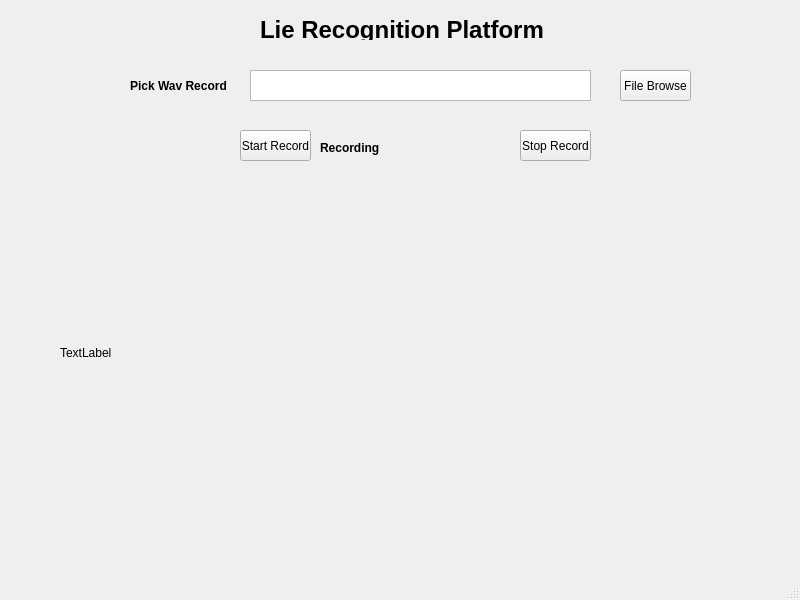
<?xml version="1.0" encoding="UTF-8"?>
<ui version="4.0">
 <class>MainWindow</class>
 <widget class="QMainWindow" name="MainWindow">
  <property name="geometry">
   <rect>
    <x>0</x>
    <y>0</y>
    <width>800</width>
    <height>600</height>
   </rect>
  </property>
  <property name="windowTitle">
   <string>LieRecognition</string>
  </property>
  <widget class="QWidget" name="centralwidget">
   <widget class="QPushButton" name="startRecordBtn">
    <property name="geometry">
     <rect>
      <x>240</x>
      <y>130</y>
      <width>71</width>
      <height>31</height>
     </rect>
    </property>
    <property name="text">
     <string>Start Record</string>
    </property>
   </widget>
   <widget class="QPushButton" name="stopRecordBtn">
    <property name="geometry">
     <rect>
      <x>520</x>
      <y>130</y>
      <width>71</width>
      <height>31</height>
     </rect>
    </property>
    <property name="text">
     <string>Stop Record</string>
    </property>
   </widget>
   <widget class="QLabel" name="label">
    <property name="geometry">
     <rect>
      <x>130</x>
      <y>70</y>
      <width>111</width>
      <height>31</height>
     </rect>
    </property>
    <property name="font">
     <font>
      <weight>75</weight>
      <bold>true</bold>
     </font>
    </property>
    <property name="text">
     <string>Pick Wav Record</string>
    </property>
   </widget>
   <widget class="QPushButton" name="fileBrowseBtn">
    <property name="geometry">
     <rect>
      <x>620</x>
      <y>70</y>
      <width>71</width>
      <height>31</height>
     </rect>
    </property>
    <property name="text">
     <string>File Browse</string>
    </property>
   </widget>
   <widget class="QLabel" name="label_2">
    <property name="geometry">
     <rect>
      <x>260</x>
      <y>20</y>
      <width>341</width>
      <height>20</height>
     </rect>
    </property>
    <property name="font">
     <font>
      <pointsize>18</pointsize>
      <weight>75</weight>
      <bold>true</bold>
     </font>
    </property>
    <property name="text">
     <string>Lie Recognition Platform</string>
    </property>
   </widget>
   <widget class="QLabel" name="loadingLbl">
    <property name="enabled">
     <bool>false</bool>
    </property>
    <property name="geometry">
     <rect>
      <x>350</x>
      <y>140</y>
      <width>151</width>
      <height>20</height>
     </rect>
    </property>
    <property name="autoFillBackground">
     <bool>false</bool>
    </property>
    <property name="text">
     <string/>
    </property>
   </widget>
   <widget class="QLabel" name="recordingLbl">
    <property name="geometry">
     <rect>
      <x>320</x>
      <y>140</y>
      <width>61</width>
      <height>16</height>
     </rect>
    </property>
    <property name="font">
     <font>
      <weight>75</weight>
      <bold>true</bold>
     </font>
    </property>
    <property name="text">
     <string>Recording</string>
    </property>
   </widget>
   <widget class="QTextEdit" name="wavPathTxt">
    <property name="enabled">
     <bool>true</bool>
    </property>
    <property name="geometry">
     <rect>
      <x>250</x>
      <y>70</y>
      <width>341</width>
      <height>31</height>
     </rect>
    </property>
   </widget>
   <widget class="QLabel" name="label_3">
    <property name="geometry">
     <rect>
      <x>60</x>
      <y>222</y>
      <width>491</width>
      <height>261</height>
     </rect>
    </property>
    <property name="text">
     <string>TextLabel</string>
    </property>
   </widget>
  </widget>
  <widget class="QStatusBar" name="statusbar"/>
 </widget>
 <resources/>
 <connections/>
</ui>
